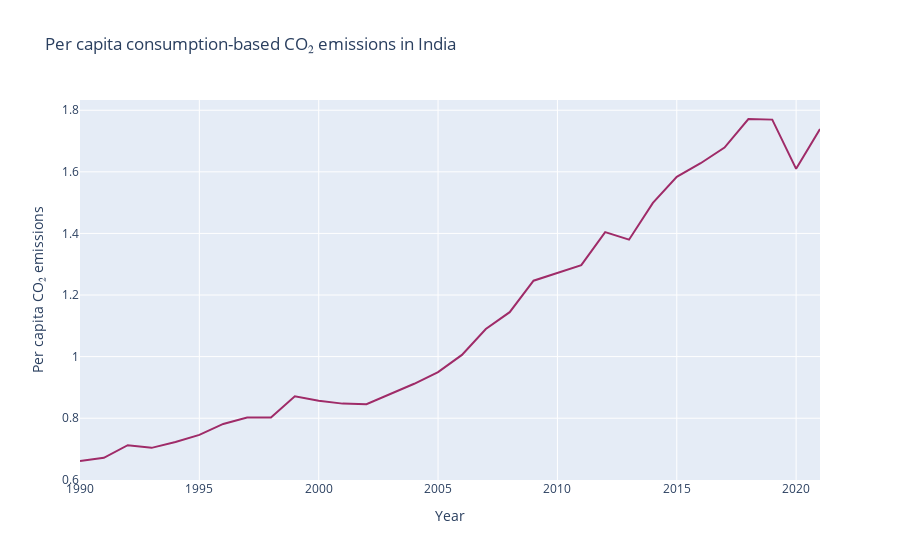

Here is the notebook cell this chart was saved with:
### Markdown cell above
## Carbon emission per Capita

### Code cell
import plotly.graph_objects as go
import plotly.io as pio

df_filtered = df_percapita[df_percapita['Entity'] == 'India']

# Create line graph for Per capita CO2 emissions vs Year
fig = go.Figure(data=go.Scatter(x=df_filtered['Year'],
                                y=df_filtered['Per capita consumption-based CO₂ emissions'],
                                mode='lines',
                                line=dict(color='#9F2B68'),  # Change line color if needed
                                hovertemplate='Year: %{x}<br>Per capita CO₂ emissions: %{y}'))

# Update layout
fig.update_layout(title='Per capita consumption-based CO₂ emissions in India',
                  xaxis_title='Year',
                  yaxis_title='Per capita CO₂ emissions')

# Show interactive plot
pio.show(fig)

### Figure 1 — Plotly figure (JSON) as saved in the notebook; plotly's stock layout.template omitted (floating-point values rounded to 4 significant figures)
{"data": [{"hovertemplate": "Year: %{x}<br>Per capita CO₂ emissions: %{y}", "line": {"color": "#9F2B68"}, "mode": "lines", "type": "scatter", "x": [1990, 1991, 1992, 1993, 1994, 1995, 1996, 1997, 1998, 1999, 2000, 2001, 2002, 2003, 2004, 2005, 2006, 2007, 2008, 2009, 2010, 2011, 2012, 2013, 2014, 2015, 2016, 2017, 2018, 2019, 2020, 2021], "y": [0.6611, 0.6713, 0.7124, 0.7038, 0.723, 0.7458, 0.7814, 0.8022, 0.8025, 0.8713, 0.8571, 0.8474, 0.8457, 0.8787, 0.9118, 0.9495, 1.006, 1.09, 1.144, 1.246, 1.272, 1.297, 1.404, 1.38, 1.499, 1.584, 1.628, 1.679, 1.772, 1.77, 1.61, 1.739]}], "layout": {"autosize": true, "title": {"text": "Per capita consumption-based CO₂ emissions in India"}, "xaxis": {"autorange": true, "range": [1990, 2021], "title": {"text": "Year"}, "type": "linear"}, "yaxis": {"autorange": true, "range": [0.5994, 1.833], "title": {"text": "Per capita CO₂ emissions"}, "type": "linear"}}}
